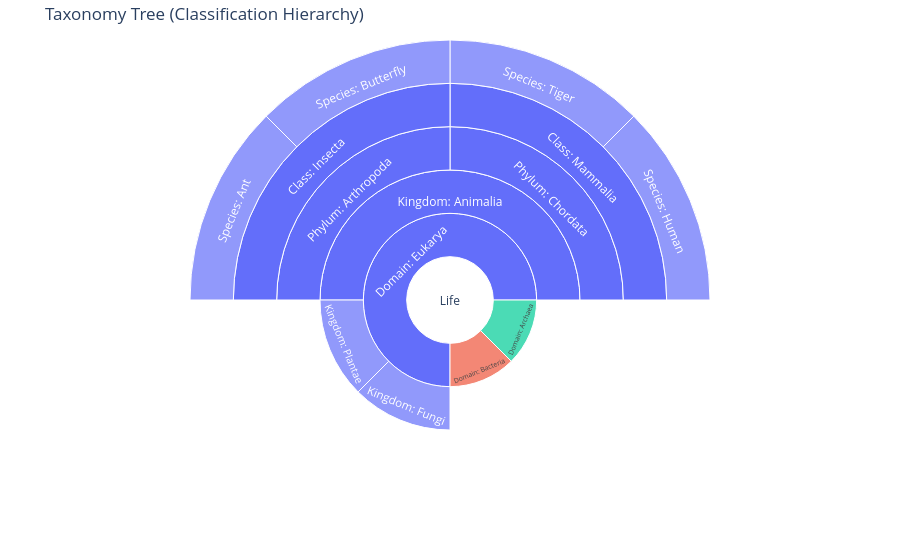

The cell this chart's notebook holds for it:
### Code cell
import plotly.graph_objects as go

labels = [
    "Life", 
    "Domain: Eukarya", "Domain: Bacteria", "Domain: Archaea",
    "Kingdom: Animalia", "Kingdom: Plantae", "Kingdom: Fungi",
    "Phylum: Chordata", "Phylum: Arthropoda",
    "Class: Mammalia", "Class: Insecta",
    "Species: Human", "Species: Tiger", "Species: Butterfly", "Species: Ant"
]

parents = [
    "", 
    "Life", "Life", "Life",
    "Domain: Eukarya", "Domain: Eukarya", "Domain: Eukarya",
    "Kingdom: Animalia", "Kingdom: Animalia",
    "Phylum: Chordata", "Phylum: Arthropoda",
    "Class: Mammalia", "Class: Mammalia", "Class: Insecta", "Class: Insecta"
]

fig = go.Figure(go.Sunburst(
    labels=labels,
    parents=parents,
    branchvalues="total"
))

fig.update_layout(
    title="Taxonomy Tree (Classification Hierarchy)",
    margin=dict(t=40, l=0, r=0, b=0)
)

fig.show()

### Figure 1 — Plotly figure (JSON) as saved in the notebook; plotly's stock layout.template omitted (floating-point values rounded to 4 significant figures)
{"data": [{"branchvalues": "total", "labels": ["Life", "Domain: Eukarya", "Domain: Bacteria", "Domain: Archaea", "Kingdom: Animalia", "Kingdom: Plantae", "Kingdom: Fungi", "Phylum: Chordata", "Phylum: Arthropoda", "Class: Mammalia", "Class: Insecta", "Species: Human", "Species: Tiger", "Species: Butterfly", "Species: Ant"], "parents": ["", "Life", "Life", "Life", "Domain: Eukarya", "Domain: Eukarya", "Domain: Eukarya", "Kingdom: Animalia", "Kingdom: Animalia", "Phylum: Chordata", "Phylum: Arthropoda", "Class: Mammalia", "Class: Mammalia", "Class: Insecta", "Class: Insecta"], "type": "sunburst"}], "layout": {"margin": {"b": 0, "l": 0, "r": 0, "t": 40}, "title": {"text": "Taxonomy Tree (Classification Hierarchy)"}}}
